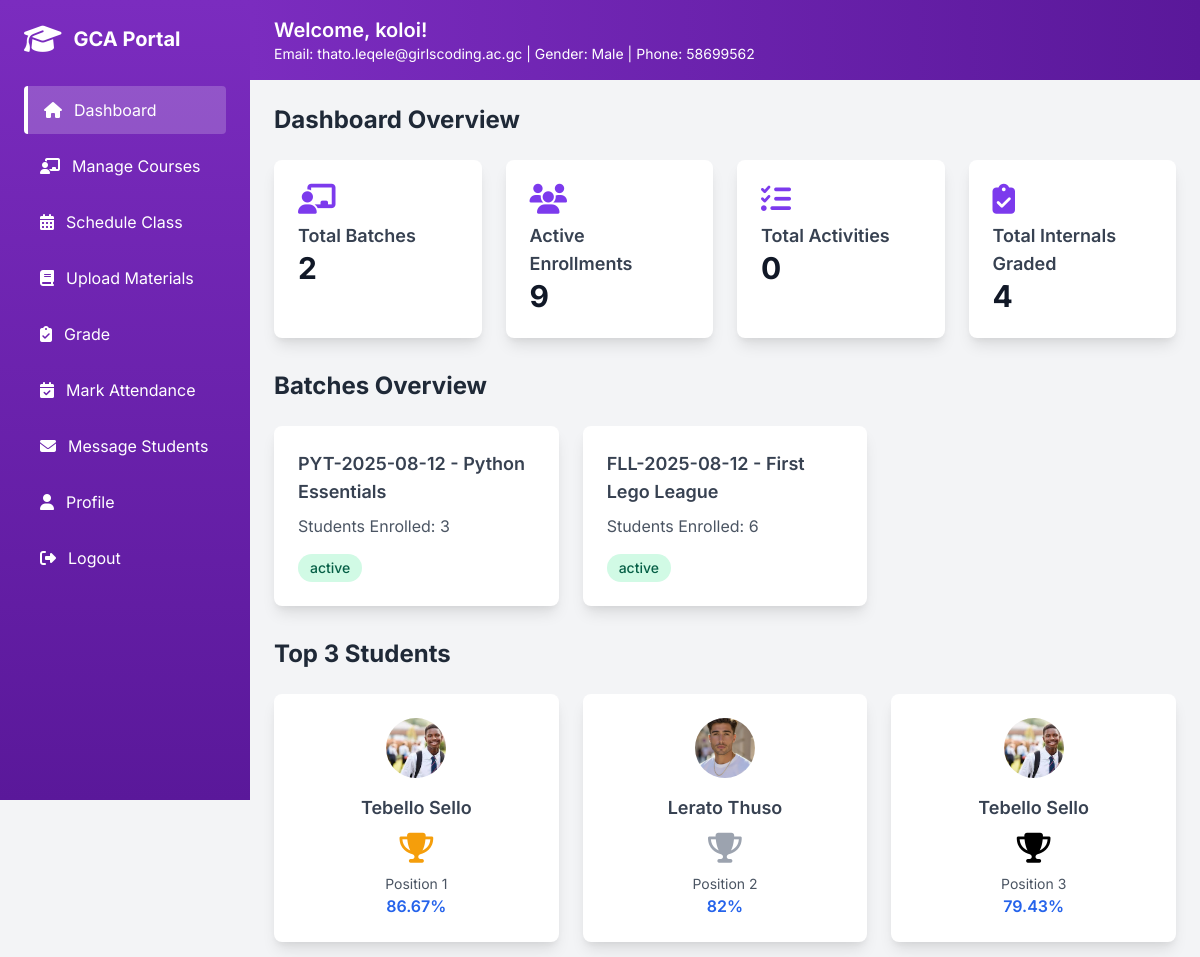
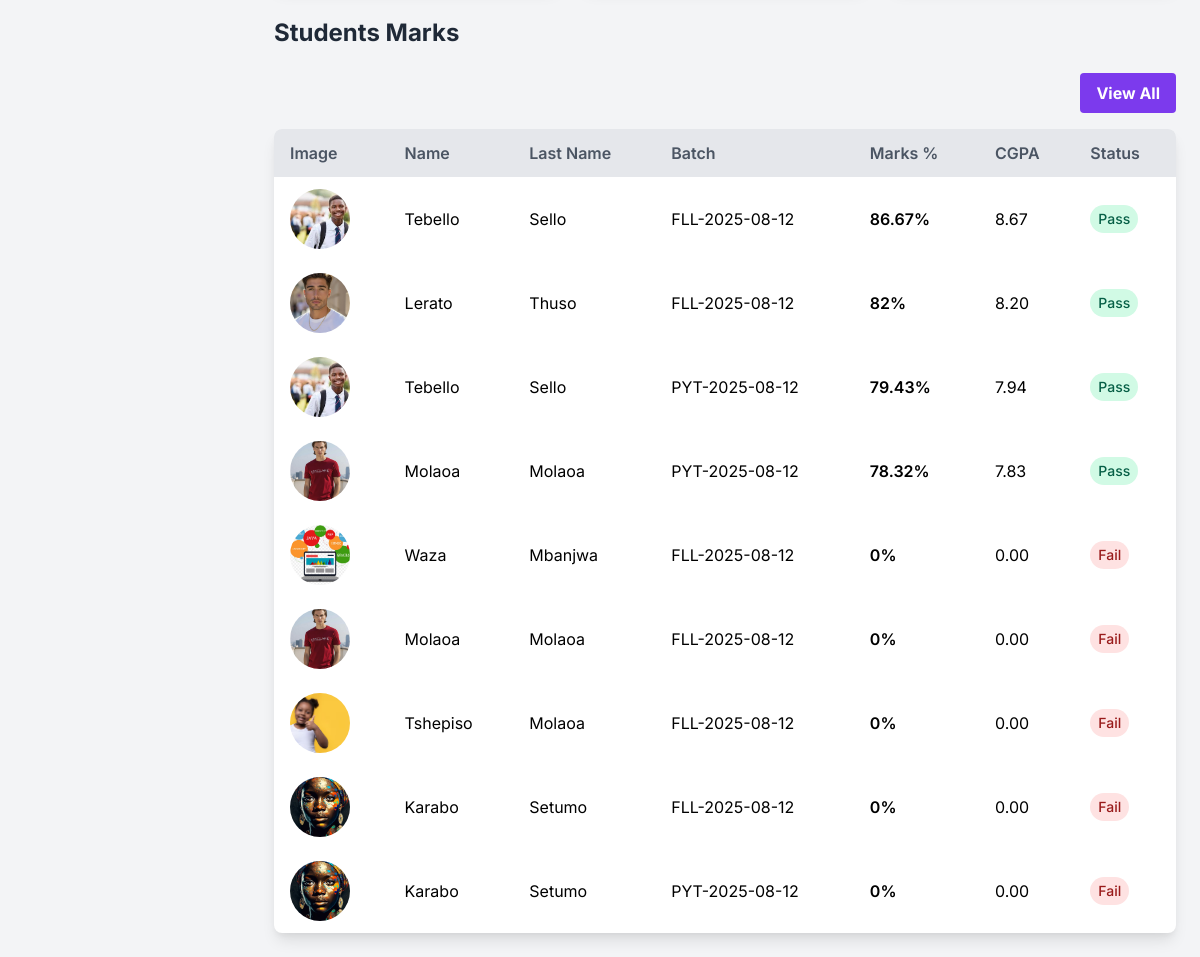
Page /teacher_dashboard.php (signed in) on the earlier database version (2 pictures, top to bottom).
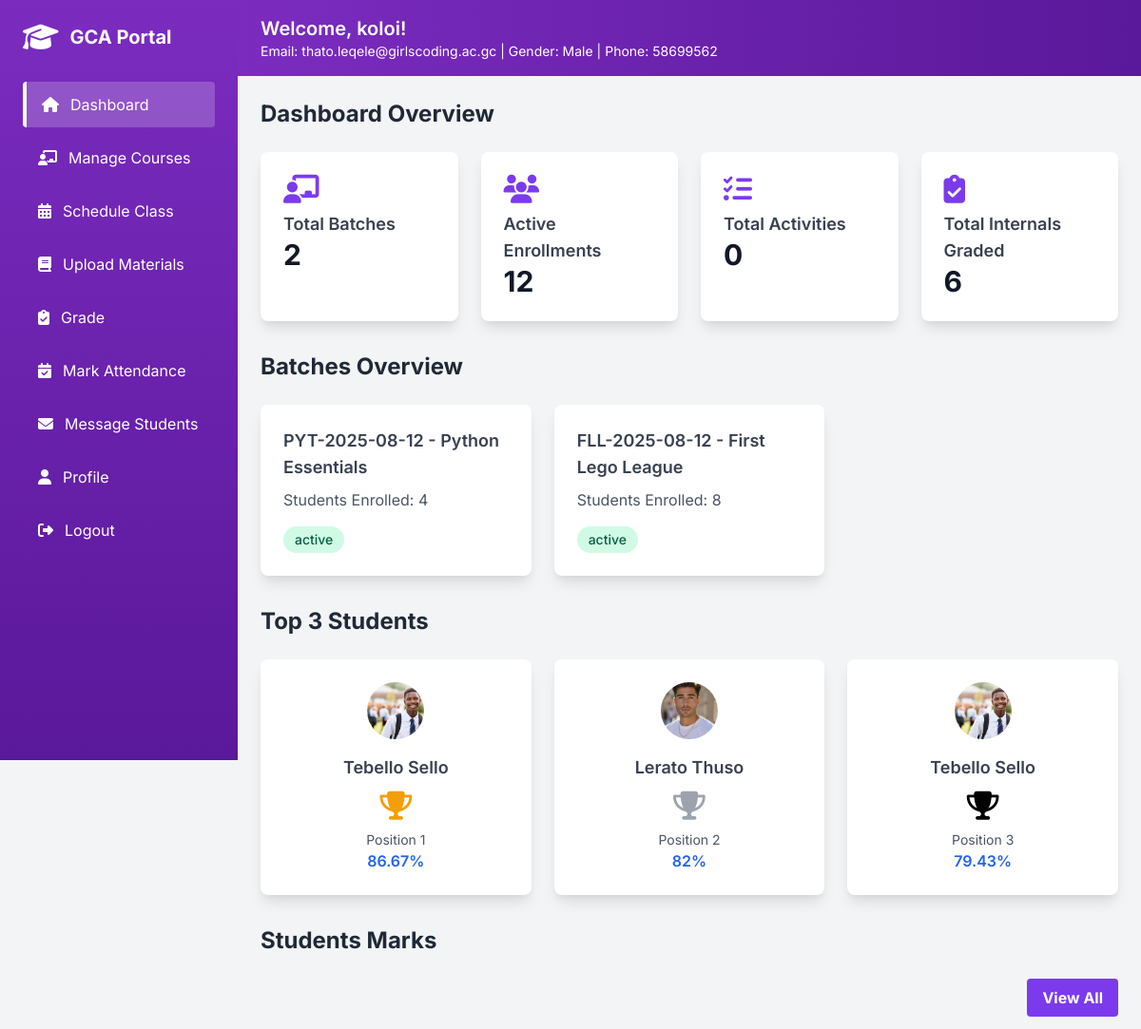
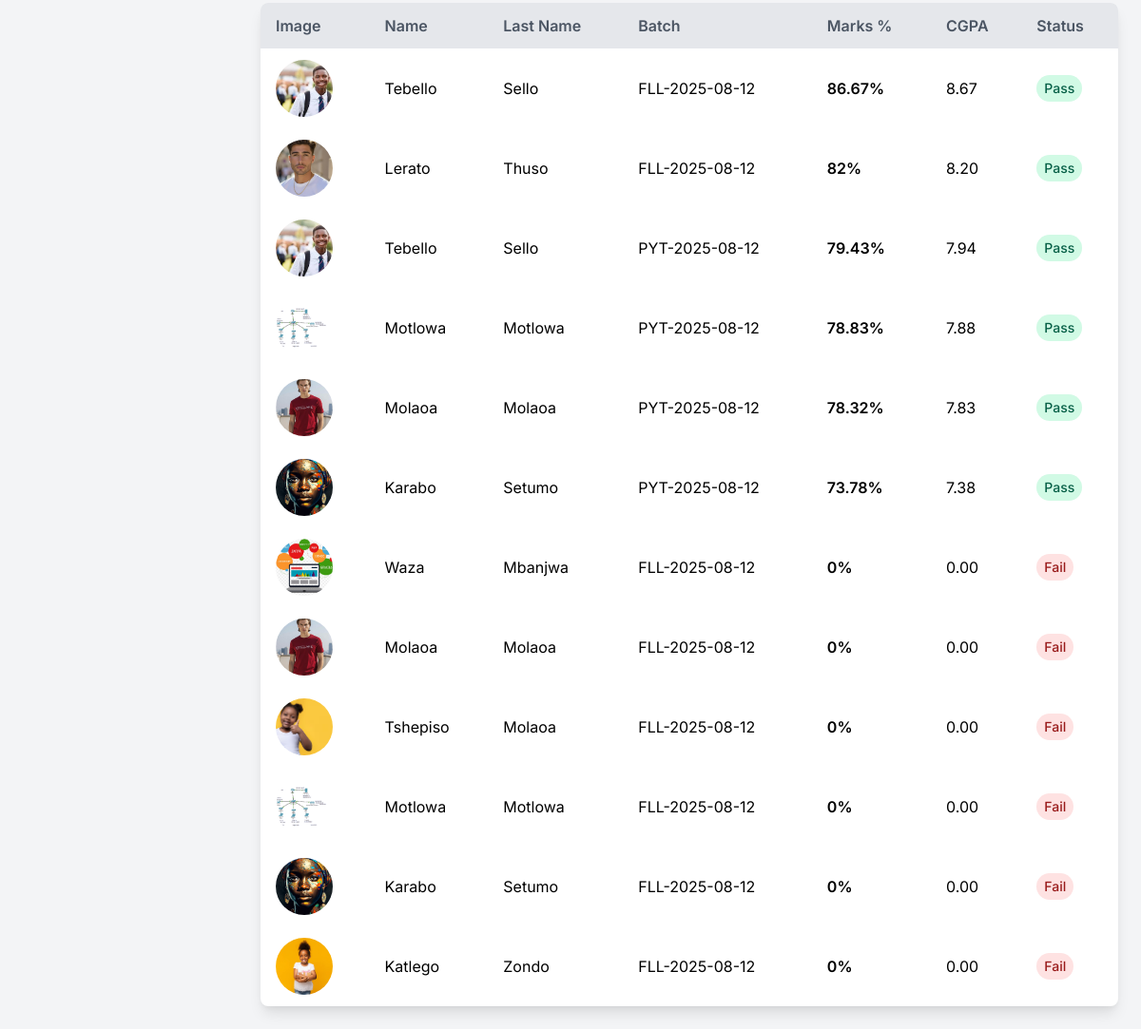
Same page on the later database version (2 pictures, top to bottom).
### tables this page shows
CREATE TABLE `course_assignments` (
  `assignment_id` int(11) NOT NULL AUTO_INCREMENT,
  `teacher_id` int(11) NOT NULL,
  `batch_id` int(11) NOT NULL,
  `created_at` timestamp NOT NULL DEFAULT current_timestamp(),
  PRIMARY KEY (`assignment_id`),
  KEY `fk_teacher` (`teacher_id`),
  KEY `fk_batch` (`batch_id`),
  CONSTRAINT `fk_batch` FOREIGN KEY (`batch_id`) REFERENCES `batches` (`batch_id`) ON DELETE CASCADE,
  CONSTRAINT `fk_teacher` FOREIGN KEY (`teacher_id`) REFERENCES `teachers` (`teacher_id`) ON DELETE CASCADE
);

CREATE TABLE `batches` (
  `batch_id` int(11) NOT NULL AUTO_INCREMENT,
  `batch_code` varchar(50) NOT NULL,
  `course_id` int(11) NOT NULL,
  `start_date` date DEFAULT NULL,
  `end_date` date DEFAULT NULL,
  `status` enum('active','completed','inactive') DEFAULT 'active',
  PRIMARY KEY (`batch_id`),
  UNIQUE KEY `batch_code` (`batch_code`),
  KEY `course_id` (`course_id`),
  CONSTRAINT `batches_ibfk_1` FOREIGN KEY (`course_id`) REFERENCES `courses` (`course_id`)
);

CREATE TABLE `courses` (
  `course_id` int(11) NOT NULL AUTO_INCREMENT,
  `title` varchar(255) NOT NULL,
  `courseName` varchar(255) NOT NULL,
  `description` text DEFAULT NULL,
  `category` varchar(100) DEFAULT NULL,
  `level` varchar(50) DEFAULT NULL,
  `start_date` date DEFAULT NULL,
  `end_date` date DEFAULT NULL,
  `price` decimal(10,2) DEFAULT NULL,
  `status` enum('active','inactive') DEFAULT 'active',
  `image_path` varchar(255) DEFAULT 'uploads/courses/course1.jpg',
  PRIMARY KEY (`course_id`)
);

CREATE TABLE `course_enrollments` (
  `enrollment_id` int(11) NOT NULL AUTO_INCREMENT,
  `enrollment_number` varchar(50) NOT NULL,
  `student_id` int(11) NOT NULL,
  `batch_id` int(11) NOT NULL,
  `enrolled_at` timestamp NOT NULL DEFAULT current_timestamp(),
  `status` enum('active','completed','dropped') DEFAULT 'active',
  PRIMARY KEY (`enrollment_id`),
  UNIQUE KEY `enrollment_number` (`enrollment_number`),
  KEY `student_id` (`student_id`),
  KEY `fk_batch_id` (`batch_id`),
  CONSTRAINT `course_enrollments_ibfk_1` FOREIGN KEY (`student_id`) REFERENCES `students` (`student_id`) ON DELETE CASCADE,
  CONSTRAINT `fk_batch_id` FOREIGN KEY (`batch_id`) REFERENCES `batches` (`batch_id`)
);

CREATE TABLE `students` (
  `student_id` int(11) NOT NULL AUTO_INCREMENT,
  `student_number` varchar(50) DEFAULT NULL,
  `user_id` int(11) NOT NULL,
  `photo` varchar(255) DEFAULT NULL,
  PRIMARY KEY (`student_id`),
  UNIQUE KEY `student_number` (`student_number`),
  KEY `user_id` (`user_id`),
  CONSTRAINT `students_ibfk_1` FOREIGN KEY (`user_id`) REFERENCES `users` (`user_id`) ON DELETE CASCADE
);

CREATE TABLE `users` (
  `user_id` int(11) NOT NULL AUTO_INCREMENT,
  `firstName` varchar(100) DEFAULT NULL,
  `lastName` varchar(100) DEFAULT NULL,
  `email` varchar(100) DEFAULT NULL,
  `password` varchar(255) DEFAULT NULL,
  `username` varchar(50) DEFAULT NULL,
  `role` varchar(20) DEFAULT NULL,
  `gender` varchar(10) DEFAULT NULL,
  `dob` date DEFAULT NULL,
  `IDNumber` varchar(20) DEFAULT NULL,
  `phone` varchar(20) DEFAULT NULL,
  `document` varchar(255) DEFAULT NULL,
  `status` varchar(20) DEFAULT NULL,
  `address_id` int(11) DEFAULT NULL,
  `created_at` datetime DEFAULT NULL,
  `updated_at` datetime DEFAULT NULL,
  PRIMARY KEY (`user_id`),
  UNIQUE KEY `email` (`email`),
  UNIQUE KEY `username` (`username`),
  KEY `address_id` (`address_id`),
  CONSTRAINT `users_ibfk_1` FOREIGN KEY (`address_id`) REFERENCES `addresses` (`address_id`)
);

### teacher_dashboard.php (the view, shortened to what the changed rows need)
<?php
include 'db.php';
$user_id = $_SESSION['user_id'];
$teacherQuery = $conn->prepare("SELECT username, email, gender, phone FROM users WHERE user_id=? AND role='teacher'");
$teacherQuery->bind_param("i", $user_id);
$teacherQuery->execute();
$teacherInfo = $teacherQuery->get_result()->fetch_assoc();
$teacherIdQuery = $conn->prepare("SELECT teacher_id FROM teachers WHERE user_id = ?");
$teacherIdQuery->bind_param("i", $user_id);
$teacherIdQuery->execute();
$teacherIdResult = $teacherIdQuery->get_result();
$teacher = $teacherIdResult->fetch_assoc();
$teacher_id = (int)$teacher['teacher_id'];
$totalLearnersQuery = $conn->prepare("SELECT COUNT(*) AS assigned_enrollments FROM course_enrollments ce INNER JOIN course_assignments ca ON ce.batch_id = ca.batch_id WHERE ca.teacher_id = ? AND ce.status = 'active'");
$totalLearnersQuery->bind_param("i", $teacher_id);
$totalLearnersQuery->execute();
$totalLearnersResult = $totalLearnersQuery->get_result()->fetch_assoc();
$total_learners = $totalLearnersResult['assigned_enrollments'];
$totalInternalsQuery = $conn->prepare("SELECT COUNT(*) AS total_internals FROM internal_grades g INNER JOIN course_enrollments ce ON g.student_id = ce.student_id AND g.batch_id = ce.batch_id INNER JOIN course_assignments ca ON ce.batch_id = ca.batch_id WHERE ca.teacher_id = ?");
$totalInternalsQuery->bind_param("i", $teacher_id);
$totalInternalsQuery->execute();
$totalInternalsResult = $totalInternalsQuery->get_result()->fetch_assoc();
$total_internals = $totalInternalsResult['total_internals'];
$courseQuery = $conn->prepare("SELECT ca.assignment_id, b.batch_id, b.batch_code, b.start_date, b.end_date, b.status, c.courseName FROM course_assignments ca INNER JOIN batches b ON ca.batch_id = b.batch_id INNER JOIN courses c ON b.course_id = c.course_id INNER JOIN teachers t ON ca.teacher_id = t.teacher_id WHERE t.user_id = ? ORDER BY b.start_date DESC");
$courseQuery->bind_param("i", $user_id);
$courseQuery->execute();
$assignedCourses = $courseQuery->get_result();
$batchStats = [];
while ($batch = $assignedCourses->fetch_assoc()) {
    $batch_id = (int)$batch['batch_id'];
    $studentCountQuery = $conn->prepare("SELECT COUNT(*) AS student_count FROM course_enrollments WHERE batch_id = ? AND status = 'active'");
    $studentCountQuery->bind_param("i", $batch_id);
    $studentCountQuery->execute();
    $studentCountResult = $studentCountQuery->get_result()->fetch_assoc();
    $student_count = $studentCountResult['student_count'];
    $activityCountQuery = $conn->prepare("SELECT COUNT(*) AS total_activities FROM activities WHERE batch_id = ?");
    $activityCountQuery->bind_param("i", $batch_id);
    $activityCountQuery->execute();
    $activityCountResult = $activityCountQuery->get_result()->fetch_assoc();
    $activity_count = $activityCountResult['total_activities'];
    $gradeCountQuery = $conn->prepare("SELECT COUNT(*) AS grade_count FROM internal_grades WHERE batch_id = ?");
    $gradeCountQuery->bind_param("i", $batch_id);
    $gradeCountQuery->execute();
    $gradeCountResult = $gradeCountQuery->get_result()->fetch_assoc();
    $grade_count = $gradeCountResult['grade_count'];
    $batchStats[] = [
        'batch_id' => $batch_id,
        'batch_code' => $batch['batch_code'],
        'courseName' => $batch['courseName'],
        'start_date' => $batch['start_date'],
        'end_date' => $batch['end_date'],
        'status' => $batch['status'],
        'student_count' => $student_count,
        'activity_count' => $activity_count,
        'grade_count' => $grade_count,
    ];
}
$studentsQuery = $conn->prepare("
    SELECT
        ce.enrollment_id, ce.student_id, ce.batch_id, ce.status as enrollment_status,
        b.batch_code,
        u.firstName, u.lastName,
        s.photo,
        g.test_1, g.test_2, g.test_3, g.test_4, g.test_5, g.test_6, g.test_7, g.end_examination
    FROM course_enrollments ce
    JOIN batches b ON ce.batch_id = b.batch_id
    JOIN course_assignments ca ON ce.batch_id = ca.batch_id
    JOIN students s ON ce.student_id = s.student_id
    JOIN users u ON s.user_id = u.user_id
    LEFT JOIN internal_grades g ON g.student_id = ce.student_id AND g.batch_id = ce.batch_id
    WHERE ca.teacher_id = ? AND ce.status = 'active'
    ORDER BY u.lastName, u.firstName
");
$studentsQuery->bind_param("i", $teacher_id);
$studentsQuery->execute();
$studentsResult = $studentsQuery->get_result();
$allStudents = [];
while ($row = $studentsResult->fetch_assoc()) {
    $scores = [$row['test_1'], $row['test_2'], $row['test_3'], $row['test_4'], $row['test_5'], $row['test_6'], $row['test_7'], $row['end_examination']];
    $validScores = array_filter($scores, fn($score) => $score !== null && $score !== '');
    $marks = !empty($validScores) ? array_sum($validScores) / count($validScores) : 0;
    $marks_percent = round($marks, 2);
    $status = ($marks_percent >= 50) ? 'Pass' : 'Fail';
    $allStudents[] = [
        'enrollment_id' => $row['enrollment_id'],
        'student_id' => $row['student_id'],
        'batch_code' => $row['batch_code'],
        'firstName' => $row['firstName'],
        'lastName' => $row['lastName'],
        'full_name' => $row['firstName'] . ' ' . $row['lastName'],
        'photo' => $row['photo'] ?: 'default-student.jpg',
        'marks_percent' => $marks_percent,
        'cgpa' => $marks_percent / 10,
        'status' => $status
    ];
}
usort($allStudents, fn($a, $b) => $b['marks_percent'] <=> $a['marks_percent']);
$topStudents = array_slice($allStudents, 0, 3);
?>
<!DOCTYPE html>
<html lang="en">
<head>
    <link href="https://cdn.jsdelivr.net/npm/tailwindcss@2.2.19/dist/tailwind.min.css" rel="stylesheet">
    <link href="https://cdnjs.cloudflare.com/ajax/libs/font-awesome/6.5.1/css/all.min.css" rel="stylesheet">
</head>
<body class="bg-gray-100">
    <aside class="sidebar" id="sidebar">
        <div class="p-6">
            <div class="flex items-center mb-8">
                <h2 class="text-white text-xl font-bold">GCA Portal</h2>
            </div>
        </div>
    </aside>
    <div class="main-content" id="mainContent">
        <header class="gradient-header text-white py-4 px-6 flex justify-between items-center">
            <div>
                <h1 class="text-xl font-semibold">Welcome, <?= htmlspecialchars($teacherInfo['username']) ?>!</h1>
            </div>
        </header>
        <main class="p-6">
            <h2 class="text-2xl font-bold text-gray-800 mb-6">Dashboard Overview</h2>
            <div class="grid grid-cols-1 sm:grid-cols-2 lg:grid-cols-4 gap-6 mb-8">
                <div class="card bg-white rounded-lg shadow-lg p-6">
                    <i class="fas fa-users text-3xl text-purple-600 mb-2"></i>
                    <h3 class="text-lg font-semibold text-gray-700">Active Enrollments</h3>
                    <p class="text-3xl font-bold text-gray-900"><?= $total_learners ?></p>
                </div>
                <div class="card bg-white rounded-lg shadow-lg p-6">
                    <i class="fas fa-clipboard-check text-3xl text-purple-600 mb-2"></i>
                    <h3 class="text-lg font-semibold text-gray-700">Total Internals Graded</h3>
                    <p class="text-3xl font-bold text-gray-900"><?= $total_internals ?></p>
                </div>
            </div>
            <h2 class="text-2xl font-bold text-gray-800 mb-6">Batches Overview</h2>
            <div class="grid grid-cols-1 md:grid-cols-2 lg:grid-cols-3 gap-6 mb-8">
                <?php foreach ($batchStats as $stat): ?>
                <a href="batch_details.php?id=<?= $stat['batch_id'] ?>" class="batch-card card bg-white rounded-lg shadow-lg p-6 no-underline">
                    <h3 class="text-lg font-semibold text-gray-700 mb-2"><?= htmlspecialchars($stat['batch_code']) ?> - <?= htmlspecialchars($stat['courseName']) ?></h3>
                    <p class="text-gray-600 mb-4">Students Enrolled: <?= $stat['student_count'] ?></p>
                    <span class="inline-block px-3 py-1 rounded-full text-sm font-medium bg-green-100 text-green-800">
                        <?= htmlspecialchars($stat['status']) ?>
                    </span>
                </a>
                <?php endforeach; ?>
            </div>
            <h2 class="text-2xl font-bold text-gray-800 mb-6">Top 3 Students</h2>
            <div class="grid grid-cols-1 md:grid-cols-3 gap-6 mb-8">
                <?php foreach ($topStudents as $index => $student): ?>
                <a href="teacher_student_information.php?id=<?= $student['student_id'] ?>" class="top-student-card card bg-white rounded-lg shadow-lg p-6 no-underline text-center">
                    <img src="<?= htmlspecialchars($student['photo']) ?>" alt="<?= htmlspecialchars($student['full_name']) ?>" class="student-img mx-auto mb-4">
                    <h3 class="text-lg font-semibold text-gray-700 mb-2"><?= htmlspecialchars($student['full_name']) ?></h3>
                    <div class="text-3xl mb-2">
                        <?php if ($index == 0): ?>
                            <i class="fas fa-trophy text-yellow-500"></i>
                        <?php elseif ($index == 1): ?>
                            <i class="fas fa-trophy text-gray-400"></i>
                        <?php else: ?>
                            <i class="fas fa-trophy text-orange-500"></i>
                        <?php endif; ?>
                    </div>
                    <p class="text-sm text-gray-600">Position <?= $index + 1 ?></p>
                    <p class="text-blue-600 font-semibold"><?= $student['marks_percent'] ?>%</p>
                </a>
                <?php endforeach; ?>
            </div>
            <h2 class="text-2xl font-bold text-gray-800 mb-6">Students Marks</h2>
            <div class="table-container bg-white rounded-lg shadow-lg overflow-hidden">
                <table class="table w-full">
                    <thead class="bg-gray-200">
                        <tr>
                            <th class="py-3 px-4 text-left text-gray-600 font-semibold">Image</th>
                            <th class="py-3 px-4 text-left text-gray-600 font-semibold">Name</th>
                            <th class="py-3 px-4 text-left text-gray-600 font-semibold">Last Name</th>
                            <th class="py-3 px-4 text-left text-gray-600 font-semibold">Batch</th>
                            <th class="py-3 px-4 text-left text-gray-600 font-semibold">Marks %</th>
                            <th class="py-3 px-4 text-left text-gray-600 font-semibold">CGPA</th>
                            <th class="py-3 px-4 text-left text-gray-600 font-semibold">Status</th>
                        </tr>
                    </thead>
                    <tbody>
                        <?php foreach ($allStudents as $student): ?>
                        <tr class="hover:bg-gray-50 transition-colors">
                            <td class="py-3 px-4">
                                <img src="<?= htmlspecialchars($student['photo']) ?>" alt="<?= htmlspecialchars($student['full_name']) ?>" class="student-img">
                            </td>
                            <td class="py-3 px-4"><?= htmlspecialchars($student['firstName']) ?></td>
                            <td class="py-3 px-4"><?= htmlspecialchars($student['lastName']) ?></td>
                            <td class="py-3 px-4"><?= htmlspecialchars($student['batch_code']) ?></td>
                            <td class="py-3 px-4 font-semibold"><?= $student['marks_percent'] ?>%</td>
                            <td class="py-3 px-4"><?= number_format($student['cgpa'], 2) ?></td>
                            <td class="py-3 px-4">
                                <span class="inline-block px-2 py-1 rounded-full text-sm font-medium <?= $student['status'] === 'Pass' ? 'bg-green-100 text-green-800' : 'bg-red-100 text-red-800' ?>">
                                    <?= htmlspecialchars($student['status']) ?>
                                </span>
                            </td>
                        </tr>
                        <?php endforeach; ?>
                    </tbody>
                </table>
            </div>
        </main>
    </div>
</body>
</html>

Differences in the rows shown:
computed for course_assignments "PYT-2025-08-12": student_count "3" → "4"
computed for course_assignments "FLL-2025-08-12": student_count "6" → "8"
added course_enrollments: student.photo (picture), users.firstName "Motlowa", users.lastName "Motlowa", batch.batch_code "PYT-2025-08-12", marks_percent "78.83", cgpa "7.88", status "Pass", shown under "Students Marks"
shown differently, row unchanged: course_enrollments (number 6 of 12 on the later page): marks_percent "0" → "73.78"; cgpa "0.00" → "7.38"; status "Fail" → "Pass"; moves up the list
added course_enrollments: student.photo (picture), users.firstName "Motlowa", users.lastName "Motlowa", batch.batch_code "FLL-2025-08-12", marks_percent "0", cgpa "0.00", status "Fail", shown under "Students Marks"
added course_enrollments: student.photo (picture), users.firstName "Katlego", users.lastName "Zondo", batch.batch_code "FLL-2025-08-12", marks_percent "0", cgpa "0.00", status "Fail", shown under "Students Marks"
Other differences:
$total_learners: "9" → "12"
$total_internals: "4" → "6"
